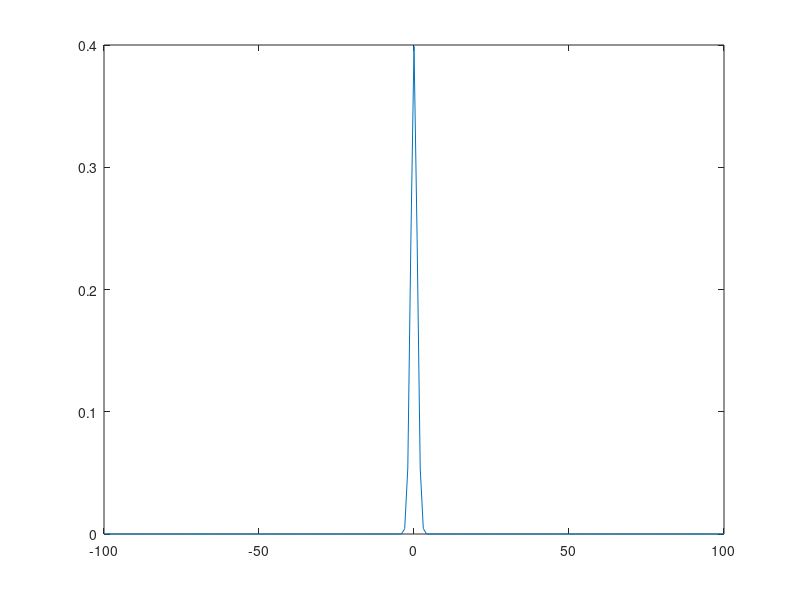

Source code (MATLAB):
x = [-100:100]
mu = 0;
sigma = 1;

temp1 = (x - mu).^2
temp2 = -temp1/(2*(sigma)^2)
temp3 = exp(temp2)
temp4 = temp3/(2*sigma*sigma*pi)^(1/2)

y = temp4

figure(1)
plot(x,y)
